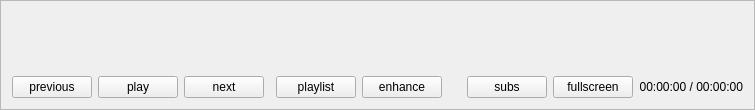
<?xml version="1.0" encoding="UTF-8"?>
<ui version="4.0">
 <class>Frame</class>
 <widget class="QFrame" name="Frame">
  <property name="geometry">
   <rect>
    <x>0</x>
    <y>0</y>
    <width>755</width>
    <height>110</height>
   </rect>
  </property>
  <property name="sizePolicy">
   <sizepolicy hsizetype="Preferred" vsizetype="Ignored">
    <horstretch>0</horstretch>
    <verstretch>0</verstretch>
   </sizepolicy>
  </property>
  <property name="windowTitle">
   <string>Frame</string>
  </property>
  <property name="frameShape">
   <enum>QFrame::StyledPanel</enum>
  </property>
  <property name="frameShadow">
   <enum>QFrame::Raised</enum>
  </property>
  <layout class="QGridLayout" name="gridLayout">
   <item row="0" column="0" colspan="5">
    <widget class="Phonon::SeekSlider" name="seekSlider"/>
   </item>
   <item row="1" column="0" colspan="5">
    <widget class="Phonon::VolumeSlider" name="volumeSlider"/>
   </item>
   <item row="2" column="0">
    <layout class="QHBoxLayout" name="horizontalLayout">
     <item>
      <widget class="QPushButton" name="previousBTN">
       <property name="sizePolicy">
        <sizepolicy hsizetype="Fixed" vsizetype="Fixed">
         <horstretch>0</horstretch>
         <verstretch>0</verstretch>
        </sizepolicy>
       </property>
       <property name="text">
        <string>previous</string>
       </property>
      </widget>
     </item>
     <item>
      <widget class="QPushButton" name="playBTN">
       <property name="sizePolicy">
        <sizepolicy hsizetype="Fixed" vsizetype="Fixed">
         <horstretch>0</horstretch>
         <verstretch>0</verstretch>
        </sizepolicy>
       </property>
       <property name="text">
        <string>play</string>
       </property>
      </widget>
     </item>
     <item>
      <widget class="QPushButton" name="nextBTN">
       <property name="sizePolicy">
        <sizepolicy hsizetype="Fixed" vsizetype="Fixed">
         <horstretch>0</horstretch>
         <verstretch>0</verstretch>
        </sizepolicy>
       </property>
       <property name="text">
        <string>next</string>
       </property>
      </widget>
     </item>
    </layout>
   </item>
   <item row="2" column="1">
    <spacer name="horizontalSpacer">
     <property name="orientation">
      <enum>Qt::Horizontal</enum>
     </property>
     <property name="sizeHint" stdset="0">
      <size>
       <width>84</width>
       <height>20</height>
      </size>
     </property>
    </spacer>
   </item>
   <item row="2" column="2">
    <layout class="QHBoxLayout" name="horizontalLayout_3">
     <item>
      <widget class="QPushButton" name="playlistBTN">
       <property name="text">
        <string>playlist</string>
       </property>
      </widget>
     </item>
     <item>
      <widget class="QPushButton" name="enhanceBTN">
       <property name="text">
        <string>enhance</string>
       </property>
      </widget>
     </item>
    </layout>
   </item>
   <item row="2" column="3">
    <spacer name="horizontalSpacer_2">
     <property name="orientation">
      <enum>Qt::Horizontal</enum>
     </property>
     <property name="sizeHint" stdset="0">
      <size>
       <width>138</width>
       <height>20</height>
      </size>
     </property>
    </spacer>
   </item>
   <item row="2" column="4">
    <layout class="QHBoxLayout" name="horizontalLayout_2">
     <item>
      <widget class="QPushButton" name="subsBTN">
       <property name="sizePolicy">
        <sizepolicy hsizetype="Fixed" vsizetype="Fixed">
         <horstretch>0</horstretch>
         <verstretch>0</verstretch>
        </sizepolicy>
       </property>
       <property name="text">
        <string>subs</string>
       </property>
      </widget>
     </item>
     <item>
      <widget class="QPushButton" name="fullscreenBTN">
       <property name="sizePolicy">
        <sizepolicy hsizetype="Fixed" vsizetype="Fixed">
         <horstretch>0</horstretch>
         <verstretch>0</verstretch>
        </sizepolicy>
       </property>
       <property name="text">
        <string>fullscreen</string>
       </property>
      </widget>
     </item>
     <item>
      <widget class="QLabel" name="labelTime">
       <property name="sizePolicy">
        <sizepolicy hsizetype="Fixed" vsizetype="Fixed">
         <horstretch>0</horstretch>
         <verstretch>0</verstretch>
        </sizepolicy>
       </property>
       <property name="text">
        <string>00:00:00 / 00:00:00</string>
       </property>
       <property name="alignment">
        <set>Qt::AlignRight|Qt::AlignTrailing|Qt::AlignVCenter</set>
       </property>
      </widget>
     </item>
    </layout>
   </item>
  </layout>
 </widget>
 <customwidgets>
  <customwidget>
   <class>Phonon::SeekSlider</class>
   <extends>QWidget</extends>
   <header location="global">phonon/seekslider.h</header>
  </customwidget>
  <customwidget>
   <class>Phonon::VolumeSlider</class>
   <extends>QWidget</extends>
   <header location="global">phonon/volumeslider.h</header>
  </customwidget>
 </customwidgets>
 <resources/>
 <connections/>
</ui>
